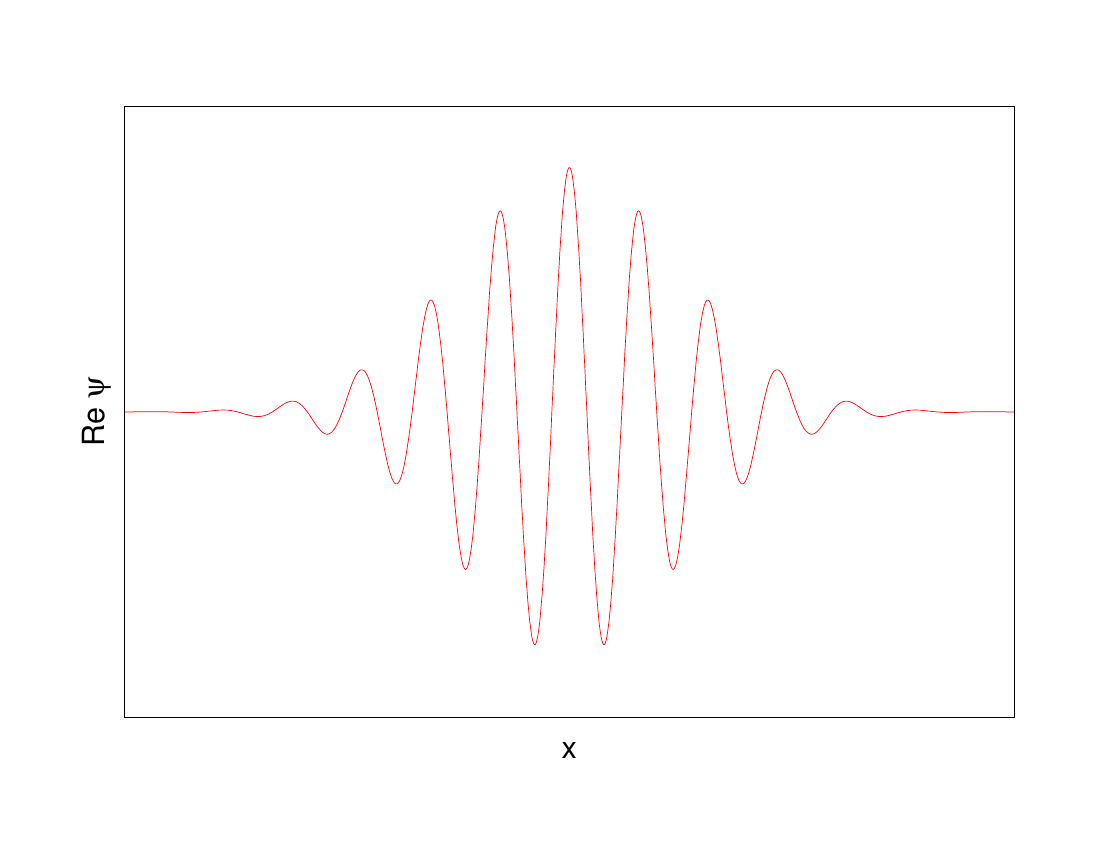

Here is the gnuplot script that generated this plot:
set terminal postscript enhanced color solid "Helvetica" 22
set output '| ps2pdf - wavepacket.pdf'
set samples 1000
unset xtics
unset ytics
unset key
set xlabel "x"
set ylabel "Re {/Symbol y}"
plot [-0.4:0.4] [-1.25:1.25] exp(-50*x**2)*cos(100*x)
